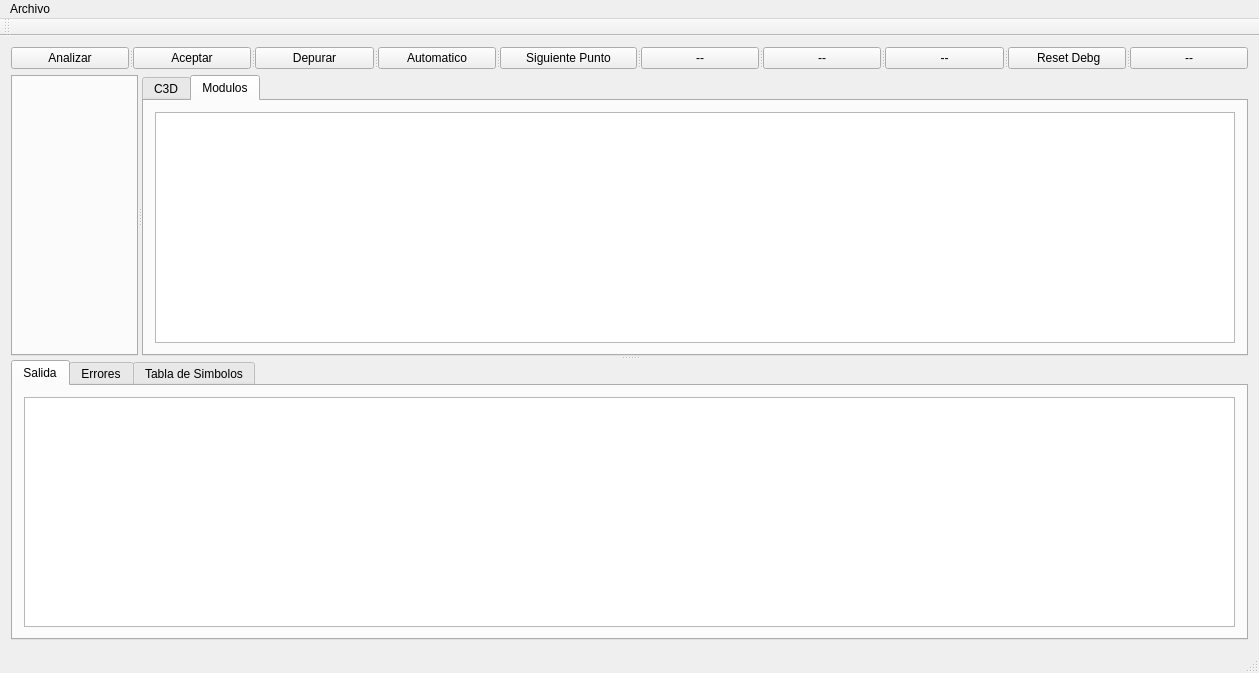
<?xml version="1.0" encoding="UTF-8"?>
<ui version="4.0">
 <class>MainWindow</class>
 <widget class="QMainWindow" name="MainWindow">
  <property name="geometry">
   <rect>
    <x>0</x>
    <y>0</y>
    <width>1259</width>
    <height>673</height>
   </rect>
  </property>
  <property name="windowTitle">
   <string>Coline - 201513696</string>
  </property>
  <widget class="QWidget" name="centralWidget">
   <layout class="QVBoxLayout" name="verticalLayout_2">
    <item>
     <widget class="QSplitter" name="splitter">
      <property name="orientation">
       <enum>Qt::Horizontal</enum>
      </property>
      <widget class="QPushButton" name="btnAnalizar">
       <property name="text">
        <string>Analizar</string>
       </property>
      </widget>
      <widget class="QPushButton" name="btnAceptar">
       <property name="text">
        <string>Aceptar</string>
       </property>
      </widget>
      <widget class="QPushButton" name="btnDepurar">
       <property name="text">
        <string>Depurar</string>
       </property>
      </widget>
      <widget class="QPushButton" name="btnContinuar">
       <property name="text">
        <string>Automatico</string>
       </property>
      </widget>
      <widget class="QPushButton" name="btnSiguiente">
       <property name="text">
        <string>Siguiente Punto</string>
       </property>
      </widget>
      <widget class="QPushButton" name="btnSaltar">
       <property name="text">
        <string>--</string>
       </property>
      </widget>
      <widget class="QPushButton" name="btnAutomatico">
       <property name="text">
        <string>--</string>
       </property>
      </widget>
      <widget class="QPushButton" name="btnExportar">
       <property name="text">
        <string>--</string>
       </property>
      </widget>
      <widget class="QPushButton" name="btnResetDbg">
       <property name="text">
        <string> Reset Debg</string>
       </property>
      </widget>
      <widget class="QPushButton" name="btnAux2">
       <property name="text">
        <string>--</string>
       </property>
      </widget>
     </widget>
    </item>
    <item>
     <widget class="QSplitter" name="splitter_3">
      <property name="orientation">
       <enum>Qt::Vertical</enum>
      </property>
      <widget class="QSplitter" name="splitter_2">
       <property name="orientation">
        <enum>Qt::Horizontal</enum>
       </property>
       <widget class="QTabWidget" name="tabColine">
        <property name="currentIndex">
         <number>-1</number>
        </property>
       </widget>
       <widget class="QTabWidget" name="tab3d">
        <property name="currentIndex">
         <number>1</number>
        </property>
        <widget class="QWidget" name="widget">
         <attribute name="title">
          <string>C3D</string>
         </attribute>
         <layout class="QVBoxLayout" name="verticalLayout">
          <item>
           <widget class="QTextEdit" name="txtSalida">
            <property name="font">
             <font>
              <family>Nimbus Mono L</family>
              <pointsize>10</pointsize>
             </font>
            </property>
            <property name="tabStopWidth">
             <number>30</number>
            </property>
           </widget>
          </item>
         </layout>
        </widget>
        <widget class="QWidget" name="tab_2">
         <attribute name="title">
          <string>Modulos</string>
         </attribute>
         <layout class="QVBoxLayout" name="verticalLayout_5">
          <item>
           <widget class="QTextEdit" name="txtEntrada">
            <property name="font">
             <font>
              <family>Nimbus Mono L</family>
             </font>
            </property>
            <property name="tabStopWidth">
             <number>32</number>
            </property>
           </widget>
          </item>
         </layout>
        </widget>
       </widget>
      </widget>
      <widget class="QTabWidget" name="tabWidget">
       <property name="currentIndex">
        <number>0</number>
       </property>
       <widget class="QWidget" name="tbSalida">
        <attribute name="title">
         <string>Salida</string>
        </attribute>
        <layout class="QVBoxLayout" name="verticalLayout_3">
         <item>
          <widget class="QTextEdit" name="textEdit"/>
         </item>
        </layout>
       </widget>
       <widget class="QWidget" name="tbErrores">
        <attribute name="title">
         <string>Errores</string>
        </attribute>
        <layout class="QVBoxLayout" name="verticalLayout_4">
         <item>
          <widget class="QTableView" name="tableView"/>
         </item>
        </layout>
       </widget>
       <widget class="QWidget" name="tab">
        <attribute name="title">
         <string>Tabla de Simbolos</string>
        </attribute>
       </widget>
      </widget>
     </widget>
    </item>
   </layout>
  </widget>
  <widget class="QMenuBar" name="menuBar">
   <property name="geometry">
    <rect>
     <x>0</x>
     <y>0</y>
     <width>1259</width>
     <height>22</height>
    </rect>
   </property>
   <widget class="QMenu" name="menuFIle">
    <property name="title">
     <string>Archivo</string>
    </property>
    <addaction name="menuNuevo"/>
   </widget>
   <addaction name="menuFIle"/>
  </widget>
  <widget class="QToolBar" name="mainToolBar">
   <attribute name="toolBarArea">
    <enum>TopToolBarArea</enum>
   </attribute>
   <attribute name="toolBarBreak">
    <bool>false</bool>
   </attribute>
  </widget>
  <widget class="QStatusBar" name="statusBar"/>
  <action name="menuNuevo">
   <property name="text">
    <string>Nueva Pestaña</string>
   </property>
  </action>
 </widget>
 <layoutdefault spacing="6" margin="11"/>
 <resources/>
 <connections/>
</ui>
